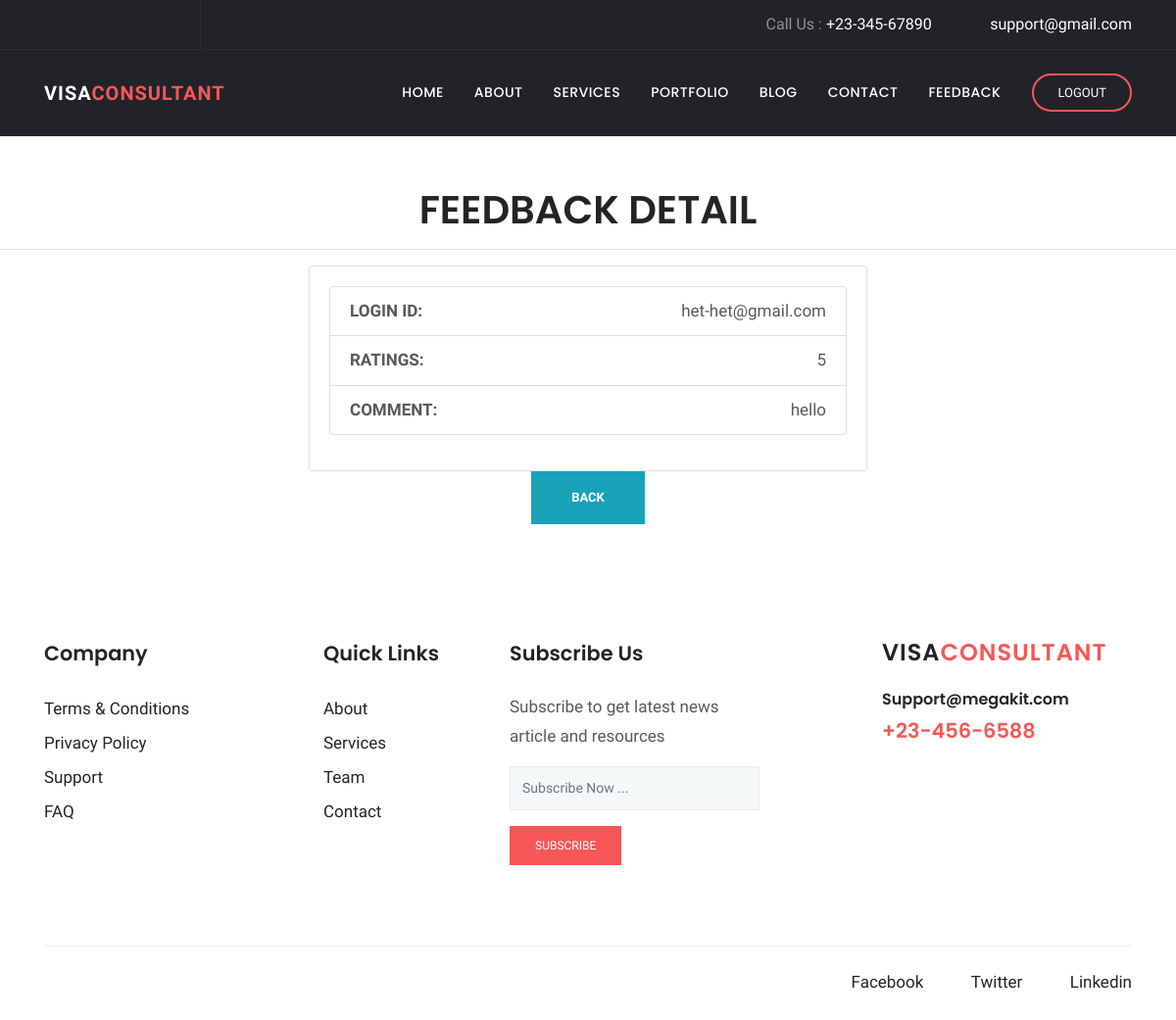
The app's page /Feedback/detail/3, older data.
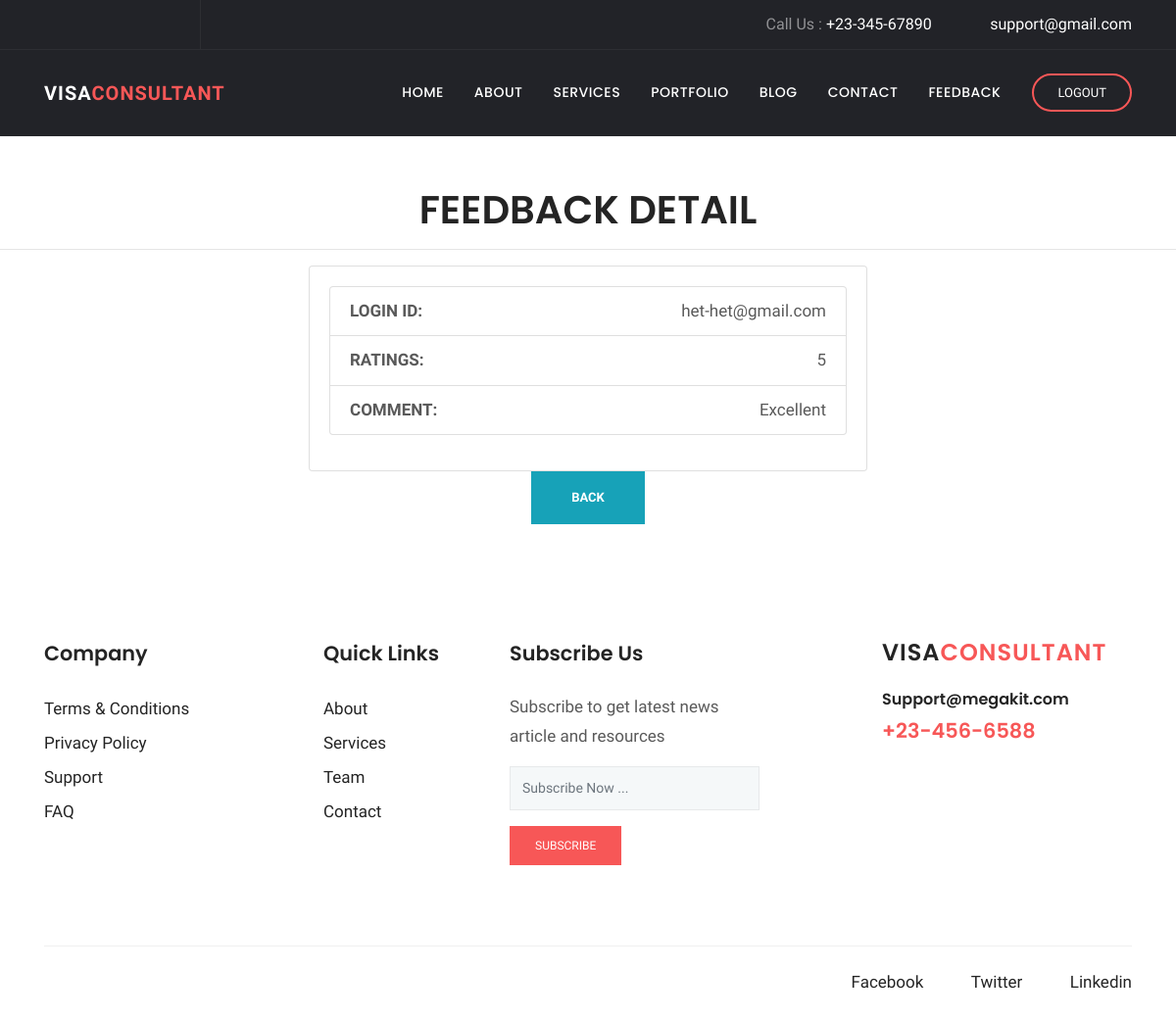
The same page, newer data.
### Feedback/models.py (models this page shows, shortened)
class feedback(models.Model):
    client=models.ForeignKey(user,on_delete=models.CASCADE, related_name='feedback')
    RATINGS=models.CharField(max_length=25)
    COMMENT=models.CharField(max_length=25)

### client/models.py (models this page shows, shortened)
class user(models.Model):
    EMAIL_ID=models.CharField(max_length=25)
    PHONE_NO=models.IntegerField()
    PASSWORD=models.CharField(max_length=25)
    NAME=models.CharField(max_length=25)
    choice1=(
        ('male','male'),
        ('female','female'),
        ('other','other')
    )
    GENDER=models.CharField(max_length=25,choices=choice1)
    ADDRESS=models.TextField(max_length=25)
    ROLE=models.IntegerField()
    choice2=(
        ('ACTIVE','ACTIVE'),
        ('INACTIVE','INACTIVE')
    )
    STATUS=models.CharField(max_length=25,choices=choice2)
    def __str__(self):
        return f"{self.NAME}-{self.EMAIL_ID}"

### Feedback/views.py (the view)
# urls.py: path("detail/<int:pk>", DetailFeedbackView.as_view(), name="feedback-detail")
class DetailFeedbackView(DetailView):
    model = feedback
    fields = '__all__'
    success_url = '/Feedback/view'

### Feedback/templates/Feedback/feedback_detail.html (shortened to what the changed rows need)
{% load static %}
{% block css %}
      <link rel="stylesheet" href="{% static 'plugins/bootstrap/css/bootstrap.min.css' %}">
      <link rel="stylesheet" href="{% static 'plugins/themify/css/themify-icons.css' %}">
      <link rel="stylesheet" href="{% static 'plugins/fontawesome/css/all.css' %}">
      <link rel="stylesheet" href="{% static 'plugins/magnific-popup/dist/magnific-popup.css' %}">
      <link rel="stylesheet" href="{% static 'plugins/slick-carousel/slick/slick.css' %}">
      <link rel="stylesheet" href="{% static 'plugins/slick-carousel/slick/slick-theme.css' %}">
      <link rel="stylesheet" href="{% static 'css/style.css' %}">
{% endblock %}
{% block body %}
    <h1 align="center"> FEEDBACK DETAIL </h1>
    <form method="post">
         <div align="center">
            <div class="col-md-6" align="left">
            <div class="card card-primary card-outline" class="col-md-4">
              <div class="card-body box-profile">
                <ul class="list-group list-group-unbordered mb-3" >
                    <li class="list-group-item">
                    <b> LOGIN ID: </b> <a class="float-right">{{ object.client }}</a>
                    </li>
                     <li class="list-group-item">
                     <b> RATINGS: </b> <a class="float-right">{{ object.RATINGS }}</a>
                     </li>
                     <li class="list-group-item">
                     <b> COMMENT: </b> <a class="float-right">{{ object.COMMENT }}</a>
                     </li>
                </ul>
              </div>
            </div>
    </div>
    </div>
    </form>
{% endblock %}

Row changes from the older to the newer data that the page shows:
changed feedback "het-het@gmail.com": COMMENT "hello" → "Excellent"
